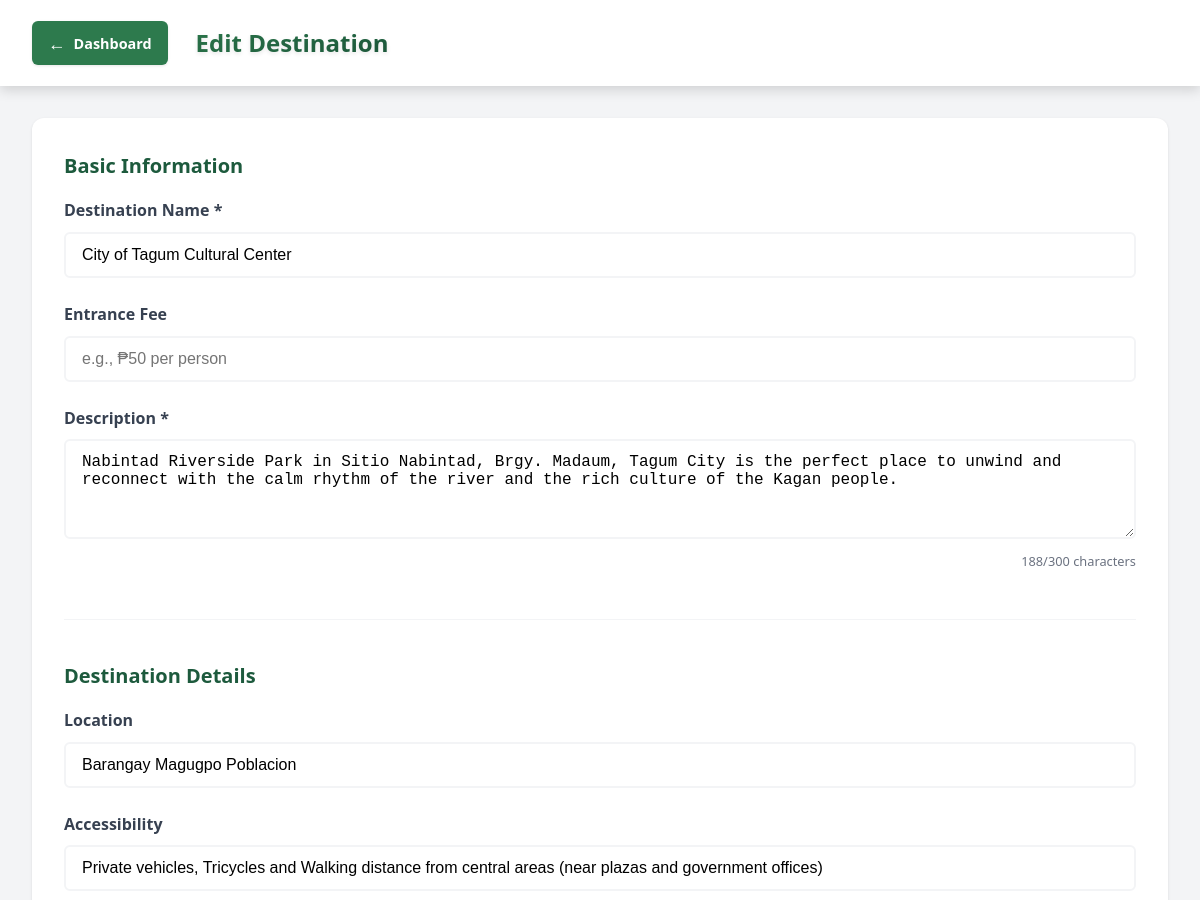
The page /admin/add-destination.php?id=194 (signed in, upper part) on the database as committed earlier.
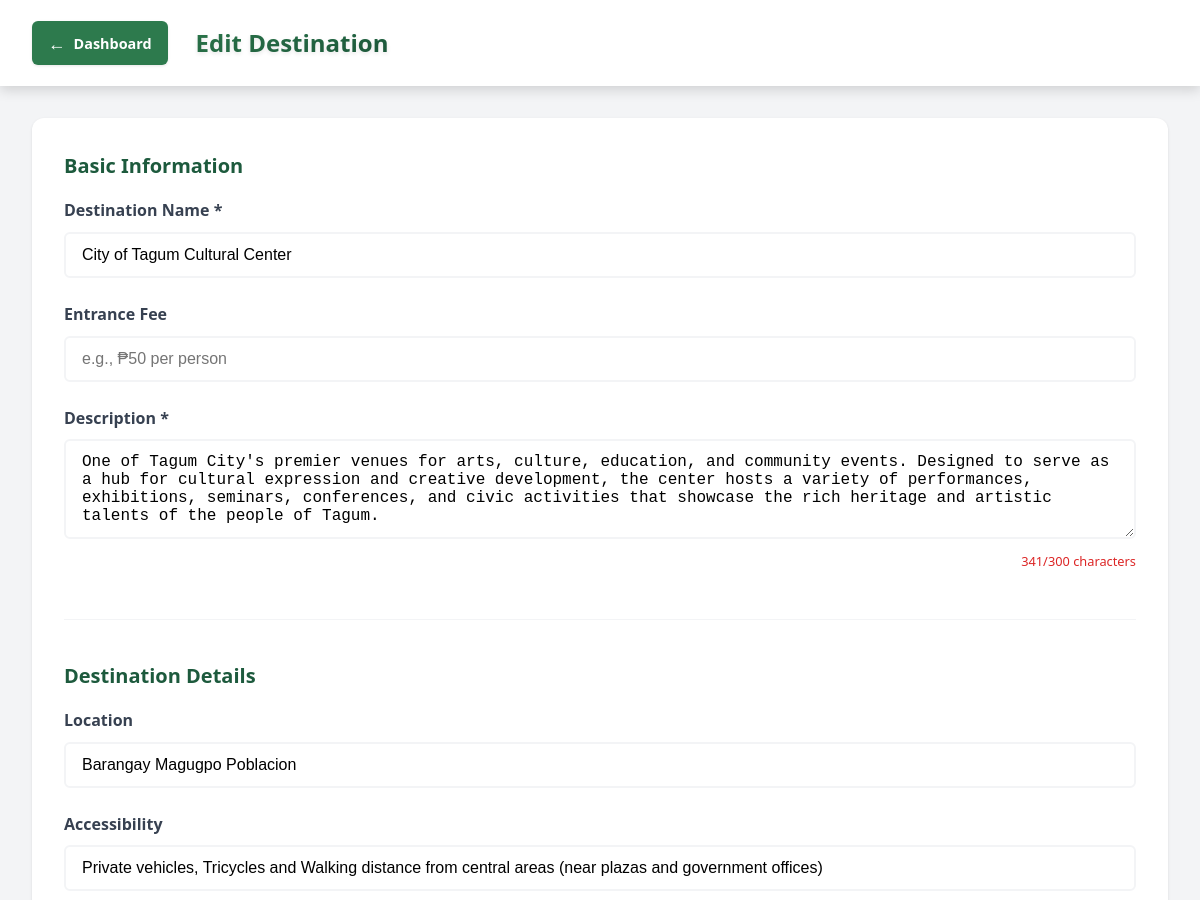
The same page on the database as committed later.
### tables this page shows
CREATE TABLE destinations (
  id INTEGER PRIMARY KEY AUTOINCREMENT,
  name TEXT NOT NULL,
  description TEXT,
  location TEXT,
  accessibility TEXT,
  features TEXT,
  facilities TEXT,
  entrance_fee TEXT,
  best_time TEXT,
  what_to_pack TEXT,
  visiting_rules TEXT,
  image TEXT,
  featured INTEGER DEFAULT 0,
  created_at DATETIME DEFAULT CURRENT_TIMESTAMP
);

### admin/add-destination.php (the view, shortened to what this page needs)
<?php
$id = $_GET['id'] ?? $_POST['id'] ?? null;
$isEdit = ($id !== null);
$errors = [];
$destination = [
    'name' => '',
    'description' => '',
    'location' => '',
    'accessibility' => '',
    'features' => '',
    'facilities' => '',
    'entrance_fee' => '',
    'best_time' => '',
    'what_to_pack' => '',
    'visiting_rules' => '',
    'image' => '',
    'featured' => false
];
if ($isEdit) {
    $dbFile = '../database.db';
    if (file_exists($dbFile)) {
        try {
            $db = new SQLite3($dbFile);
            $stmt = $db->prepare('SELECT * FROM destinations WHERE id = ?');
            $stmt->bindValue(1, $id, SQLITE3_INTEGER);
            $result = $stmt->execute();
            $row = $result->fetchArray(SQLITE3_ASSOC);
            if ($row) {
                $destination = $row;
                $destination['featured'] = (bool) $row['featured'];
            }
        } catch (Exception $e) {
            $errors[] = 'Failed to load destination';
        }
    }
}
?>
<!DOCTYPE html>
<html lang="en">
<head>
    <link rel="stylesheet" href="../css/admin.css">
</head>
<body>
    <header class="admin-header">
        <div class="admin-header-content">
            <div class="admin-title">
                <a href="dashboard.php?tab=destinations" class="back-link" aria-label="Back to Dashboard">
                    <span class="back-link-icon" aria-hidden="true">←</span>
                    <span class="back-link-text">Dashboard</span>
                </a>
                <h1><?php echo $isEdit ? 'Edit' : 'Add New'; ?> Destination</h1>
            </div>
        </div>
    </header>
    <main class="admin-main">
        <div class="admin-container">
            <form method="POST" enctype="multipart/form-data" class="destination-form">
                <div class="form-section">
                    <h2>Basic Information</h2>
                    <div class="form-group">
                        <label for="name">Destination Name *</label>
                        <input
                            type="text"
                            id="name"
                            name="name"
                            value="<?php echo htmlspecialchars($destination['name']); ?>"
                            required
                            class="form-control"
                            placeholder="e.g., Pumauna Waterfalls"
                        >
                    </div>
                    <div class="form-group">
                        <label for="entrance_fee">Entrance Fee</label>
                        <input
                            type="text"
                            id="entrance_fee"
                            name="entrance_fee"
                            value="<?php echo htmlspecialchars($destination['entrance_fee']); ?>"
                            class="form-control"
                            placeholder="e.g., ₱50 per person"
                        >
                    </div>
                    <div class="form-group">
                        <label for="description">Description *</label>
                        <textarea
                            id="description"
                            name="description"
                            required
                            class="form-control form-textarea"
                            rows="4"
                            placeholder="Brief description of the destination"
                        ><?php echo htmlspecialchars($destination['description']); ?></textarea>
                    </div>
                </div>
                <div class="form-section">
                    <h2>Destination Details</h2>
                    <div class="form-group">
                        <label for="location">Location</label>
                        <input
                            type="text"
                            id="location"
                            name="location"
                            value="<?php echo htmlspecialchars($destination['location']); ?>"
                            class="form-control"
                            placeholder="e.g., 30km north of Tagum City"
                        >
                    </div>
                    <div class="form-group">
                        <label for="accessibility">Accessibility</label>
                        <input
                            type="text"
                            id="accessibility"
                            name="accessibility"
                            value="<?php echo htmlspecialchars($destination['accessibility']); ?>"
                            class="form-control"
                            placeholder="e.g., 45 minutes by car"
                        >
                    </div>
                </div>
            </form>
        </div>
    </main>
</body>
</html>

Rows that differ between the two databases and show on the page:
changed destinations "City of Tagum Cultural Center": description "Nabintad Riverside Park in Sitio Nabintad, Brgy. Madaum, Tagum City is the perfect place to unwind and reconnect with the calm rhythm of the river and the rich culture of the Kagan people." → "One of Tagum City's premier venues for arts, culture, education, and community events. Designed to serve as a hub for cultural expression and creative development, the center hosts a variety of performances, exhibitions, seminars, conferences, and civic activities that showcase the rich heritage and artistic talents of the people of Tagum."
Other text that changed with them:
text written by a page script: "188/300 characters" → "341/300 characters"
